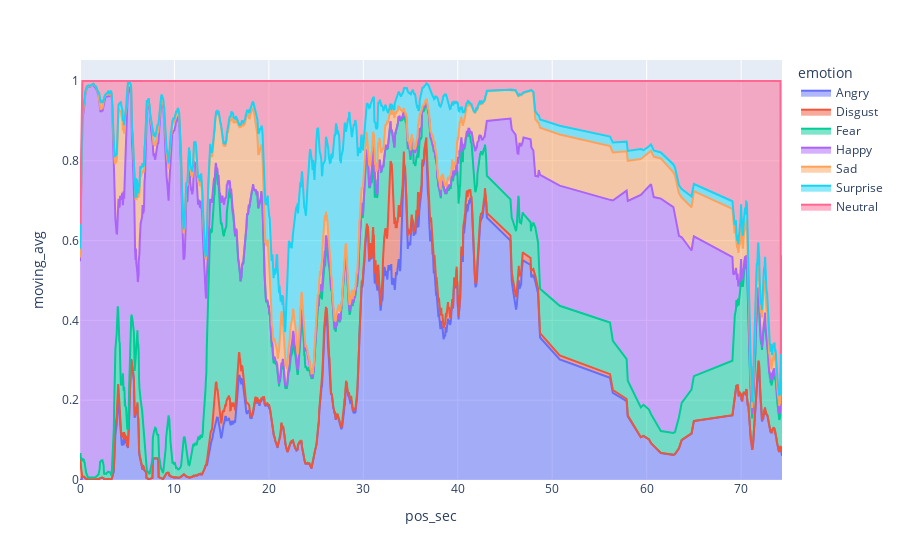

The notebook cell saved with this chart:
### Code cell
fig = px.area(df, x="pos_sec", y="moving_avg", color="emotion")
fig.show()

### Figure 1 — Plotly figure (JSON) as saved in the notebook; plotly's stock layout.template omitted (floating-point values rounded to 4 significant figures; data arrays with more than 128 entries replaced by an {"elided": "..."} marker saying what was removed)
{"data": [{"fillpattern": {"shape": ""}, "hovertemplate": "emotion=Angry<br>pos_sec=%{x}<br>moving_avg=%{y}<extra></extra>", "legendgroup": "Angry", "line": {"color": "#636efa"}, "marker": {"symbol": "circle"}, "mode": "lines", "name": "Angry", "orientation": "v", "showlegend": true, "stackgroup": "1", "type": "scatter", "x": {"elided": "1179 float values"}, "xaxis": "x", "y": {"elided": "1179 float values"}, "yaxis": "y"}, {"fillpattern": {"shape": ""}, "hovertemplate": "emotion=Disgust<br>pos_sec=%{x}<br>moving_avg=%{y}<extra></extra>", "legendgroup": "Disgust", "line": {"color": "#EF553B"}, "marker": {"symbol": "circle"}, "mode": "lines", "name": "Disgust", "orientation": "v", "showlegend": true, "stackgroup": "1", "type": "scatter", "x": {"elided": "1179 float values"}, "xaxis": "x", "y": {"elided": "1179 float values"}, "yaxis": "y"}, {"fillpattern": {"shape": ""}, "hovertemplate": "emotion=Fear<br>pos_sec=%{x}<br>moving_avg=%{y}<extra></extra>", "legendgroup": "Fear", "line": {"color": "#00cc96"}, "marker": {"symbol": "circle"}, "mode": "lines", "name": "Fear", "orientation": "v", "showlegend": true, "stackgroup": "1", "type": "scatter", "x": {"elided": "1179 float values"}, "xaxis": "x", "y": {"elided": "1179 float values"}, "yaxis": "y"}, {"fillpattern": {"shape": ""}, "hovertemplate": "emotion=Happy<br>pos_sec=%{x}<br>moving_avg=%{y}<extra></extra>", "legendgroup": "Happy", "line": {"color": "#ab63fa"}, "marker": {"symbol": "circle"}, "mode": "lines", "name": "Happy", "orientation": "v", "showlegend": true, "stackgroup": "1", "type": "scatter", "x": {"elided": "1179 float values"}, "xaxis": "x", "y": {"elided": "1179 float values"}, "yaxis": "y"}, {"fillpattern": {"shape": ""}, "hovertemplate": "emotion=Sad<br>pos_sec=%{x}<br>moving_avg=%{y}<extra></extra>", "legendgroup": "Sad", "line": {"color": "#FFA15A"}, "marker": {"symbol": "circle"}, "mode": "lines", "name": "Sad", "orientation": "v", "showlegend": true, "stackgroup": "1", "type": "scatter", "x": {"elided": "1179 float values"}, "xaxis": "x", "y": {"elided": "1179 float values"}, "yaxis": "y"}, {"fillpattern": {"shape": ""}, "hovertemplate": "emotion=Surprise<br>pos_sec=%{x}<br>moving_avg=%{y}<extra></extra>", "legendgroup": "Surprise", "line": {"color": "#19d3f3"}, "marker": {"symbol": "circle"}, "mode": "lines", "name": "Surprise", "orientation": "v", "showlegend": true, "stackgroup": "1", "type": "scatter", "x": {"elided": "1179 float values"}, "xaxis": "x", "y": {"elided": "1179 float values"}, "yaxis": "y"}, {"fillpattern": {"shape": ""}, "hovertemplate": "emotion=Neutral<br>pos_sec=%{x}<br>moving_avg=%{y}<extra></extra>", "legendgroup": "Neutral", "line": {"color": "#FF6692"}, "marker": {"symbol": "circle"}, "mode": "lines", "name": "Neutral", "orientation": "v", "showlegend": true, "stackgroup": "1", "type": "scatter", "x": {"elided": "1179 float values"}, "xaxis": "x", "y": {"elided": "1179 float values"}, "yaxis": "y"}], "layout": {"legend": {"title": {"text": "emotion"}, "tracegroupgap": 0}, "margin": {"t": 60}, "xaxis": {"anchor": "y", "domain": [0, 1], "title": {"text": "pos_sec"}}, "yaxis": {"anchor": "x", "domain": [0, 1], "title": {"text": "moving_avg"}}}}
